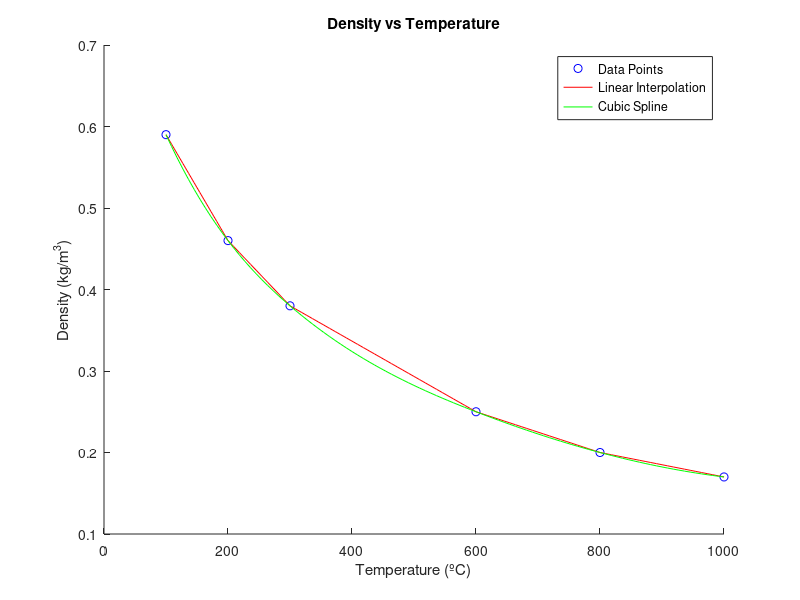
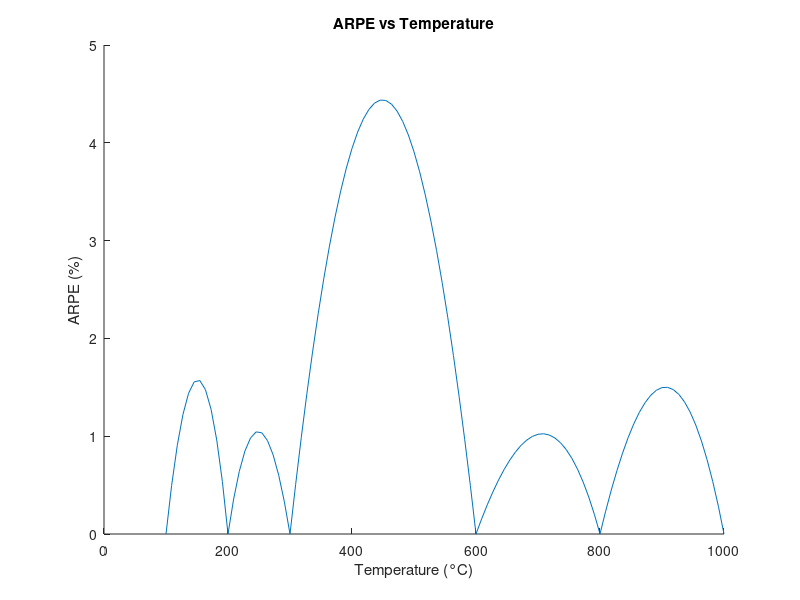

Write MATLAB code to recreate these figures, in order.
% Joshua Jackson USC ID: 3182496724 Problem 1
close all
clear; clc


% Data Plots
T = [100 200 300 600 800 1000];
D = [0.59 0.46 0.38 0.25 0.20 0.17];
T_plot = linspace(100,1000,100);


% Linear Interpolation
for i=1:length(T_plot)
    if T_plot(i) < T(2)
        D_linear(i) = ((D(2)-D(1))/(T(2)-T(1)))*(T_plot(i)-T(1))+D(1);
    elseif T_plot(i) < T(3)
        D_linear(i) = ((D(3)-D(2))/(T(3)-T(2)))*(T_plot(i)-T(2))+D(2);
    elseif T_plot(i) < T(4)
        D_linear(i) = ((D(4)-D(3))/(T(4)-T(3)))*(T_plot(i)-T(3))+D(3);
    elseif T_plot(i) < T(5)
        D_linear(i) = ((D(5)-D(4))/(T(5)-T(4)))*(T_plot(i)-T(4))+D(4);
    elseif T_plot(i) <= T(6)
        D_linear(i) = ((D(6)-D(5))/(T(6)-T(5)))*(T_plot(i)-T(5))+D(5);
    end
end

% Cubic Spline
D_spline = spline(T,D,T_plot);

hold on
plot(T,D,'bo')
plot(T_plot,D_linear, 'r-')
plot(T_plot,D_spline,'g-')
xlabel('Temperature (ºC)')
ylabel('Density (kg/m^3)')
title('Density vs Temperature')
legend('Data Points', 'Linear Interpolation','Cubic Spline')
hold off

% Calculate ARPE
ARPE = abs((D_linear-D_spline)./D_spline)*100;

figure
hold on
plot(T_plot,ARPE)
xlabel('Temperature (°C)')
ylabel('ARPE (%)')
title('ARPE vs Temperature')
hold off
























